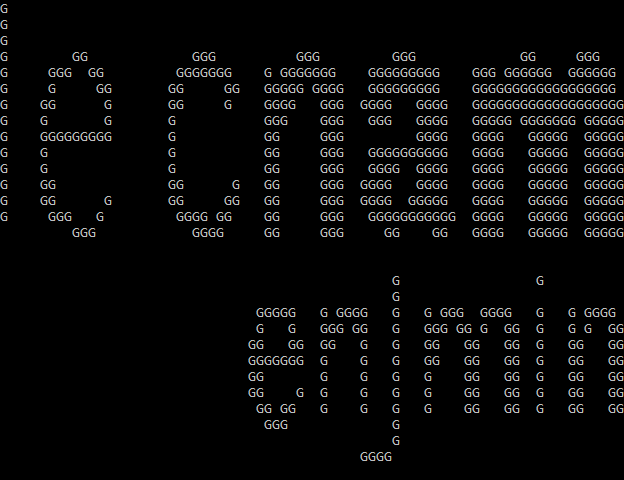

This is a level from a 2D game, rendered from its Tiled map with the project's own tilesets. A one-line summary and the complete map file follow:
An orthogonal 78x30 tile map with 8x16 px tiles, 1 tile layer (Calque de Tile 1) and 2 objects (Red, White).

<map version="1.0" tiledversion="1.0.3" orientation="orthogonal" renderorder="left-up" width="78" height="30" tilewidth="8" tileheight="16" nextobjectid="6">
 <tileset firstgid="1" source="../Tools/Texture.tsx" />
 <layer name="Calque de Tile 1" width="78" height="30">
  <data encoding="csv">
71,32,32,32,32,32,32,32,32,32,32,32,32,32,32,32,32,32,32,32,32,32,32,32,32,32,32,32,32,32,32,32,32,32,32,32,32,32,32,32,32,32,32,32,32,32,32,32,32,32,32,32,32,32,32,32,32,32,32,32,32,32,32,32,32,32,32,32,32,32,32,32,32,32,32,32,32,32,
71,32,32,32,32,32,32,32,32,32,32,32,32,32,32,32,32,32,32,32,32,32,32,32,32,32,32,32,32,32,32,32,32,32,32,32,32,32,32,32,32,32,32,32,32,32,32,32,32,32,32,32,32,32,32,32,32,32,32,32,32,32,32,32,32,32,32,32,32,32,32,32,32,32,32,32,32,32,
71,32,32,32,32,32,32,32,32,32,32,32,32,32,32,32,32,32,32,32,32,32,32,32,32,32,32,32,32,32,32,32,32,32,32,32,32,32,32,32,32,32,32,32,32,32,32,32,32,32,32,32,32,32,32,32,32,32,32,32,32,32,32,32,32,32,32,32,32,32,32,32,32,32,32,32,32,32,
71,32,32,32,32,32,32,32,32,71,71,32,32,32,32,32,32,32,32,32,32,32,32,32,71,71,71,32,32,32,32,32,32,32,32,32,32,71,71,71,32,32,32,32,32,32,32,32,32,71,71,71,32,32,32,32,32,32,32,32,32,32,32,32,32,71,71,32,32,32,32,32,71,71,71,32,32,32,
71,32,32,32,32,32,71,71,71,32,32,71,71,32,32,32,32,32,32,32,32,32,71,71,71,71,71,71,71,32,32,32,32,71,32,71,71,71,71,71,71,71,32,32,32,32,71,71,71,71,71,71,71,71,71,32,32,32,32,71,71,71,32,71,71,71,71,71,71,32,32,71,71,71,71,71,71,32,
71,32,32,32,32,32,71,32,32,32,32,32,71,71,32,32,32,32,32,32,32,71,71,32,32,32,32,32,71,71,32,32,32,71,71,71,71,71,32,71,71,71,71,32,32,32,71,71,71,71,71,71,71,71,71,32,32,32,32,71,71,71,71,71,71,71,71,71,71,71,71,71,71,71,71,71,71,32,
71,32,32,32,32,71,71,32,32,32,32,32,32,71,32,32,32,32,32,32,32,71,71,32,32,32,32,32,71,32,32,32,32,71,71,71,71,32,32,32,71,71,71,32,32,71,71,71,71,32,32,32,71,71,71,71,32,32,32,71,71,71,71,71,71,71,71,71,71,71,71,71,71,71,71,71,71,71,
71,32,32,32,32,71,32,32,32,32,32,32,32,71,32,32,32,32,32,32,32,71,32,32,32,32,32,32,32,32,32,32,32,71,71,71,32,32,32,32,71,71,71,32,32,32,71,71,71,32,32,32,71,71,71,71,32,32,32,71,71,71,71,71,32,71,71,71,71,71,71,71,32,71,71,71,71,71,
71,32,32,32,32,71,71,71,71,71,71,71,71,71,32,32,32,32,32,32,32,71,32,32,32,32,32,32,32,32,32,32,32,71,71,32,32,32,32,32,71,71,71,32,32,32,32,32,32,32,32,32,71,71,71,71,32,32,32,71,71,71,71,32,32,32,71,71,71,71,71,32,32,71,71,71,71,71,
71,32,32,32,32,71,32,32,32,32,32,32,32,32,32,32,32,32,32,32,32,71,32,32,32,32,32,32,32,32,32,32,32,71,71,32,32,32,32,32,71,71,71,32,32,32,71,71,71,71,71,71,71,71,71,71,32,32,32,71,71,71,71,32,32,32,71,71,71,71,71,32,32,71,71,71,71,71,
71,32,32,32,32,71,32,32,32,32,32,32,32,32,32,32,32,32,32,32,32,71,32,32,32,32,32,32,32,32,32,32,32,71,71,32,32,32,32,32,71,71,71,32,32,32,71,71,71,71,32,32,71,71,71,71,32,32,32,71,71,71,71,32,32,32,71,71,71,71,71,32,32,71,71,71,71,71,
71,32,32,32,32,71,71,32,32,32,32,32,32,32,32,32,32,32,32,32,32,71,71,32,32,32,32,32,32,71,32,32,32,71,71,32,32,32,32,32,71,71,71,32,32,71,71,71,71,32,32,32,71,71,71,71,32,32,32,71,71,71,71,32,32,32,71,71,71,71,71,32,32,71,71,71,71,71,
71,32,32,32,32,71,71,32,32,32,32,32,32,71,32,32,32,32,32,32,32,71,71,32,32,32,32,32,71,71,32,32,32,71,71,32,32,32,32,32,71,71,71,32,32,71,71,71,71,32,32,71,71,71,71,71,32,32,32,71,71,71,71,32,32,32,71,71,71,71,71,32,32,71,71,71,71,71,
71,32,32,32,32,32,71,71,71,32,32,32,71,32,32,32,32,32,32,32,32,32,71,71,71,71,32,71,71,32,32,32,32,71,71,32,32,32,32,32,71,71,71,32,32,32,71,71,71,71,71,71,71,71,71,71,71,32,32,71,71,71,71,32,32,32,71,71,71,71,71,32,32,71,71,71,71,71,
32,32,32,32,32,32,32,32,32,71,71,71,32,32,32,32,32,32,32,32,32,32,32,32,71,71,71,71,32,32,32,32,32,71,71,32,32,32,32,32,71,71,71,32,32,32,32,32,71,71,32,32,32,32,71,71,32,32,32,71,71,71,71,32,32,32,71,71,71,71,71,32,32,71,71,71,71,71,
32,32,32,32,32,32,32,32,32,32,32,32,32,32,32,32,32,32,32,32,32,32,32,32,32,32,32,32,32,32,32,32,32,32,32,32,32,32,32,32,32,32,32,32,32,32,32,32,32,32,32,32,32,32,32,32,32,32,32,32,32,32,32,32,32,32,32,32,32,32,32,32,32,32,32,32,32,32,
32,32,32,32,32,32,32,32,32,32,32,32,32,32,32,32,32,32,32,32,32,32,32,32,32,32,32,32,32,32,32,32,32,32,32,32,32,32,32,32,32,32,32,32,32,32,32,32,32,32,32,32,32,32,32,32,32,32,32,32,32,32,32,32,32,32,32,32,32,32,32,32,32,32,32,32,32,32,
32,32,32,32,32,32,32,32,32,32,32,32,32,32,32,32,32,32,32,32,32,32,32,32,32,32,32,32,32,32,32,32,32,32,32,32,32,32,32,32,32,32,32,32,32,32,32,32,32,71,32,32,32,32,32,32,32,32,32,32,32,32,32,32,32,32,32,71,32,32,32,32,32,32,32,32,32,32,
32,32,32,32,32,32,32,32,32,32,32,32,32,32,32,32,32,32,32,32,32,32,32,32,32,32,32,32,32,32,32,32,32,32,32,32,32,32,32,32,32,32,32,32,32,32,32,32,32,71,32,32,32,32,32,32,32,32,32,32,32,32,32,32,32,32,32,32,32,32,32,32,32,32,32,32,32,32,
32,32,32,32,32,32,32,32,32,32,32,32,32,32,32,32,32,32,32,32,32,32,32,32,32,32,32,32,32,32,32,32,71,71,71,71,71,32,32,32,71,32,71,71,71,71,32,32,32,71,32,32,32,71,32,71,71,71,32,32,71,71,71,71,32,32,32,71,32,32,32,71,32,71,71,71,71,32,
32,32,32,32,32,32,32,32,32,32,32,32,32,32,32,32,32,32,32,32,32,32,32,32,32,32,32,32,32,32,32,32,71,32,32,32,71,32,32,32,71,71,71,32,71,71,32,32,32,71,32,32,32,71,71,71,32,71,71,32,71,32,32,71,71,32,32,71,32,32,32,71,32,71,32,32,71,71,
32,32,32,32,32,32,32,32,32,32,32,32,32,32,32,32,32,32,32,32,32,32,32,32,32,32,32,32,32,32,32,71,71,32,32,32,71,71,32,32,71,71,32,32,32,71,32,32,32,71,32,32,32,71,71,32,32,32,71,71,32,32,32,71,71,32,32,71,32,32,32,71,71,32,32,32,71,71,
32,32,32,32,32,32,32,32,32,32,32,32,32,32,32,32,32,32,32,32,32,32,32,32,32,32,32,32,32,32,32,71,71,71,71,71,71,71,32,32,71,32,32,32,32,71,32,32,32,71,32,32,32,71,71,32,32,32,71,71,32,32,32,71,71,32,32,71,32,32,32,71,71,32,32,32,71,71,
32,32,32,32,32,32,32,32,32,32,32,32,32,32,32,32,32,32,32,32,32,32,32,32,32,32,32,32,32,32,32,71,71,32,32,32,32,32,32,32,71,32,32,32,32,71,32,32,32,71,32,32,32,71,32,32,32,32,71,71,32,32,32,71,71,32,32,71,32,32,32,71,71,32,32,32,71,71,
32,32,32,32,32,32,32,32,32,32,32,32,32,32,32,32,32,32,32,32,32,32,32,32,32,32,32,32,32,32,32,71,71,32,32,32,32,71,32,32,71,32,32,32,32,71,32,32,32,71,32,32,32,71,32,32,32,32,71,71,32,32,32,71,71,32,32,71,32,32,32,71,71,32,32,32,71,71,
32,32,32,32,32,32,32,32,32,32,32,32,32,32,32,32,32,32,32,32,32,32,32,32,32,32,32,32,32,32,32,32,71,71,32,71,71,32,32,32,71,32,32,32,32,71,32,32,32,71,32,32,32,71,32,32,32,32,71,71,32,32,32,71,71,32,32,71,32,32,32,71,71,32,32,32,71,71,
32,32,32,32,32,32,32,32,32,32,32,32,32,32,32,32,32,32,32,32,32,32,32,32,32,32,32,32,32,32,32,32,32,71,71,71,32,32,32,32,32,32,32,32,32,32,32,32,32,71,32,32,32,32,32,32,32,32,32,32,32,32,32,32,32,32,32,32,32,32,32,32,32,32,32,32,32,32,
32,32,32,32,32,32,32,32,32,32,32,32,32,32,32,32,32,32,32,32,32,32,32,32,32,32,32,32,32,32,32,32,32,32,32,32,32,32,32,32,32,32,32,32,32,32,32,32,32,71,32,32,32,32,32,32,32,32,32,32,32,32,32,32,32,32,32,32,32,32,32,32,32,32,32,32,32,32,
32,32,32,32,32,32,32,32,32,32,32,32,32,32,32,32,32,32,32,32,32,32,32,32,32,32,32,32,32,32,32,32,32,32,32,32,32,32,32,32,32,32,32,32,32,71,71,71,71,32,32,32,32,32,32,32,32,32,32,32,32,32,32,32,32,32,32,32,32,32,32,32,32,32,32,32,32,32,
32,32,32,32,32,32,32,32,32,32,32,32,32,32,32,32,32,32,32,32,32,32,32,32,32,32,32,32,32,32,32,32,32,32,32,32,32,32,32,32,32,32,32,32,32,32,32,32,32,32,32,32,32,32,32,32,32,32,32,32,32,32,32,32,32,32,32,32,32,32,32,32,32,32,32,32,32,32
</data>
 </layer>
 <objectgroup name="Calque d'objets 1">
  <object id="2" name="red" type="Red" x="0" y="0" width="624" height="240" />
  <object id="3" name="white" type="White" x="240" y="256" width="384" height="224" />
 </objectgroup>
</map>